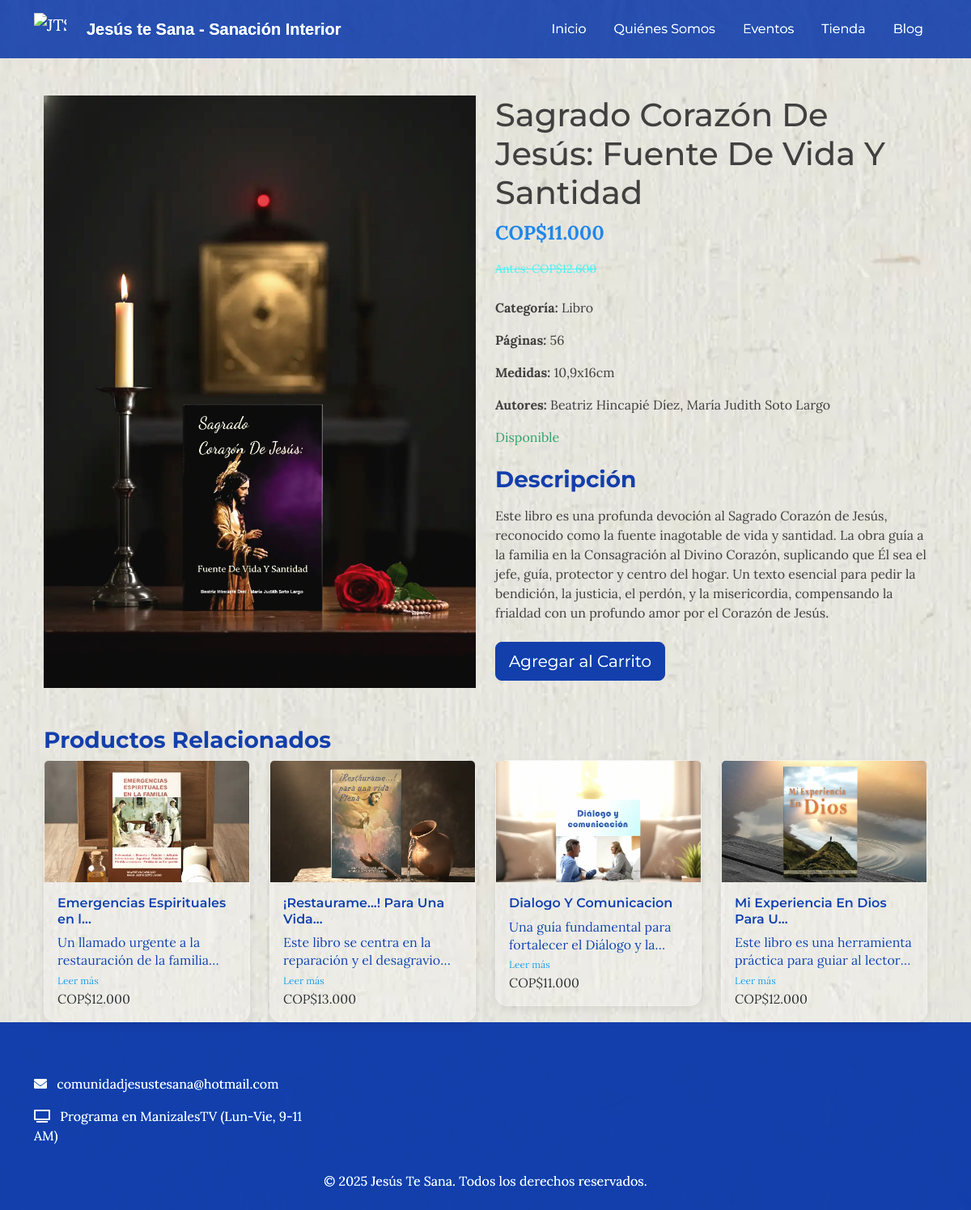
The app's page /products/products/sagrado-corazon-de-jesus-fuente-de-vida-y-santidad/ with its own data.
### products/models.py (models this page shows, shortened)
class Product(models.Model):
    CATEGORIA_CHOICES = [
        ('paquete', 'Paquete'),
        ('serie', 'Serie'),
        ('libro', 'Libro'),
        ('otro_producto', 'Otro Producto'),
    ]
    name = models.CharField(max_length=200, verbose_name="Nombre")
    slug = models.SlugField(max_length=200, unique=True, blank=True, verbose_name="Slug")
    description = models.TextField(blank=True, null=True, verbose_name="Descripción")
    price = models.DecimalField(max_digits=10, decimal_places=2, verbose_name="Precio")
    image = models.ImageField(upload_to='products/', blank=True, null=True, verbose_name="Imagen")
    category = models.CharField(max_length=20, choices=CATEGORIA_CHOICES, verbose_name="Categoría")
    is_available = models.BooleanField(default=True, verbose_name="Disponible")
    created_at = models.DateTimeField(auto_now_add=True, verbose_name="Fecha de Creación")
    updated_at = models.DateTimeField(auto_now=True, verbose_name="Última Actualización")
    pages = models.IntegerField(blank=True, null=True, verbose_name="Páginas")
    measures = models.CharField(max_length=100, blank=True, null=True, verbose_name="Medidas (ej. 15x20 cm)")
    tags = models.ManyToManyField(Tag, blank=True, verbose_name="Etiquetas")
    authors = models.TextField(blank=True, null=True, verbose_name="Autores")
    class Meta:
        verbose_name = "Producto"
        verbose_name_plural = "Productos"
        ordering = ['-created_at']

### products/views.py (the view)
# urls.py: path('products/<slug:slug>/', views.product_detail, name='product_detail'),
def product_detail(request, slug):
    product = get_object_or_404(Product, slug=slug, is_available=True)
    related_products = Product.objects.filter(
        category=product.category,
        is_available=True
    ).exclude(slug=slug).order_by('?')[:4]
    authors_info = ""
    if product.authors:
        authors_info = product.authors
    else:
        authors_info = ""
    return render(request, 'products/product_detail.html', {
        'product': product,
        'related_products': related_products,
        'additional_info': authors_info
    })

### core/templatetags/currency_filters.py (called while the page is built)
@register.filter
def format_currency(value):
    if value is None or value == '':
        return ""
    try:
        from decimal import Decimal
        value = Decimal(value)
        formatted_value = "{:,.0f}".format(value).replace(",", ".")
        return "COP$" + formatted_value
    except (ValueError, TypeError, Decimal.InvalidOperation):
        return ""

@register.filter
def get_discounted_price(price, discount_percent=15):
    try:
        from decimal import Decimal
        price = float(price)
        if discount_percent not in [15, 20]:
            discount_percent = 15  # Valor por defecto
        increased_price = price * (1 + discount_percent/100)
        increased_price = round(increased_price)
        if increased_price > 1000:
            increased_price = round(increased_price, -2)  # Redondear a centenas
        return increased_price
    except (ValueError, TypeError):
        return 0

### products/templatetags/custom_filters.py (called while the page is built)
@register.filter
def truncate_description(text, max_lines=3):
    if not text:
        return ""
    lines = text.split('\n')
    truncated_lines = lines[:max_lines]
    truncated_text = '\n'.join(truncated_lines)
    words = truncated_text.split()
    if len(words) > 30:
        truncated_text = ' '.join(words[:30]) + '...'
    return truncated_text

### templates/products/product_detail.html (shortened to what this page needs)
{% extends 'base.html' %}
{% load currency_filters %}
{% load static %}
{% load custom_filters %}
{% block content %}
<div class="container mt-5">
    <div class="row">
        <div class="col-md-6">
            {% if product.image %}
                <img src="{{ product.image.url }}" class="img-fluid" alt="{{ product.name }}">
            {% else %}
                <img src="{% static 'core/images/default_product.png' %}" class="img-fluid" alt="{{ product.name }}">
            {% endif %}
        </div>
        <div class="col-md-6">
            <h1>{{ product.name }}</h1>
            <p class="fs-4 text-primary fw-bold">{{ product.price|format_currency }}</p>
            {% with original_price=product.price|get_discounted_price:15 %}
                {% if original_price > product.price %}
                    <p class="text-info text-decoration-line-through mb-0 mt-1" style="font-size: 0.9rem; opacity: 0.85;">Antes: {{ original_price|format_currency }}</p>
                {% endif %}
            {% endwith %}
            <div class="mt-4">
                <p><strong>Categoría:</strong> {{ product.get_category_display }}</p>
                {% if product.pages %}
                    <p><strong>Páginas:</strong> {{ product.pages }}</p>
                {% endif %}
                {% if product.measures %}
                    <p><strong>Medidas:</strong> {{ product.measures }}</p>
                {% endif %}
                {% if product.authors %}
                    <p><strong>Autores:</strong> {{ product.authors }}</p>
                {% endif %}
                {% if product.is_available %}
                    <p><span class="text-success">Disponible</span></p>
                {% else %}
                    <p><span class="text-danger">No disponible</span></p>
                {% endif %}
            </div>
            {% if product.description %}
                <div class="mt-4">
                    <h3>Descripción</h3>
                    <p>{{ product.description|linebreaks }}</p>
                </div>
            {% endif %}
            <div class="mt-4">
                <button class="btn btn-primary btn-lg">Agregar al Carrito</button>
            </div>
        </div>
    </div>
    {% if related_products %}
        <div class="mt-5">
            <h3>Productos Relacionados</h3>
            <div class="row">
                {% for related in related_products %}
                    <div class="col-md-3">
                        <a href="{% url 'products:product_detail' related.slug %}" class="text-decoration-none">
                            <div class="card card-glass">
                                {% if related.image %}
                                    <img src="{{ related.image.url }}" class="card-img-top" alt="{{ related.name }}" style="height: 150px; object-fit: cover;">
                                {% else %}
                                    <img src="{% static 'core/images/default_product.png' %}" class="card-img-top" alt="{{ related.name }}" style="height: 150px; object-fit: cover;">
                                {% endif %}
                                <div class="card-body">
                                    <h6 class="card-title">{{ related.name|truncatechars:30 }}</h6>
                                    {% if related.description %}
                                        <p class="card-text description-preview">{{ related.description|truncate_description:2|linebreaksbr }}</p>
                                        <a href="{% url 'products:product_detail' related.slug %}" class="read-more-link">Leer más</a>
                                    {% endif %}
                                    <p class="card-text">{{ related.price|format_currency }}</p>
                                </div>
                            </div>
                        </a>
                    </div>
                {% endfor %}
            </div>
        </div>
    {% endif %}
</div>
{% endblock %}

### static/css/sticky-navbar.css (style rules this page uses)
body { padding-top: 70px; }

### static/css/custom_theme.css (style rules this page uses)
:root { --primary-blue: #003399; --accent-blue: #003399; --light-background: #f4f6f8; --dark-text: #333333; --secondary-text: #6c757d; }
body { font-family: 'Lora', serif; background-color: var(--light-background); color: var(--dark-text); }
h1, h2, h3, h4, h5, h6, .card-title, .nav-link, .btn { font-family: 'Montserrat', sans-serif; }
h2, h3, h4, h5, h6 { color: var(--primary-blue); font-weight: 700; }
.btn-primary { background-color: var(--accent-blue); border-color: var(--accent-blue); }
a { color: var(--accent-blue); }
.card { border: none !important; border-radius: 15px !important; box-shadow: 0 4px 12px rgba(0, 0, 0, 0.08) !important; transition: transform 0.3s ease, box-shadow 0.3s ease !important; background: rgba(255, 255, 255, 0.25) !important; backdrop-filter: blur(10px) !important; -webkit-backdrop-filter: blur(10px) !important; border: 1px solid rgba(255, 255, 255, 0.3) !important; }
.card-title { font-family: 'Montserrat', sans-serif !important; font-weight: 600 !important; color: var(--primary-blue) !important; }
.card-glass { background: rgba(255, 255, 255, 0.25) !important; backdrop-filter: blur(10px) !important; -webkit-backdrop-filter: blur(10px) !important; border: 1px solid rgba(255, 255, 255, 0.3) !important; border-radius: 15px !important; box-shadow: 0 4px 12px rgba(0, 0, 0, 0.08) !important; }
.card-body { background: transparent !important; border-radius: 15px !important; }

### static/css/products.css (style rules this page uses)
.card .card-title { color: #0056b3; }

### templates/products/product_detail.html (style rules this page uses)
.description-preview { overflow: hidden; display: -webkit-box; -webkit-line-clamp: 2; -webkit-box-orient: vertical; line-height: 1.4; margin-bottom: 0.5rem; }
.read-more-link { font-size: 0.75rem; color: #007bff; text-decoration: none; }

### records on screen
Product: image (picture), name "Sagrado Corazón De Jesús: Fuente De Vida Y Santidad", price "COP$11.000", category "Libro", pages "56", measures "10,9x16cm", authors "Beatriz Hincapié Díez, María Judith Soto Largo", description "Este libro es una profunda devoción al Sagrado Corazón de Jesús, reconocido como la fuente inagotable de vida y santidad. La obra guía a la familia en la Consagración al Divino Corazón, suplicando que Él sea el jefe, guía, protector y centro del hogar. Un texto esencial para pedir la bendición, la justicia, el perdón, y la misericordia, compensando la frialdad con un profundo amor por el Corazón de Jesús."
Product: image (picture), name "Emergencias Espirituales en l…", description "Un llamado urgente a la restauración de la…", price "COP$12.000"
Product: image (picture), name "¡Restaurame...! Para Una Vida…", description "Este libro se centra en la reparación y el…", price "COP$13.000"
Product: image (picture), name "Dialogo Y Comunicacion", description "Una guía fundamental para fortalecer el Diálogo y…", price "COP$11.000"
Product: image (picture), name "Mi Experiencia En Dios Para U…", description "Este libro es una herramienta práctica para guiar al…", price "COP$12.000"

### other values on screen
{{ original_price|format_currency }} "COP$12.600"
